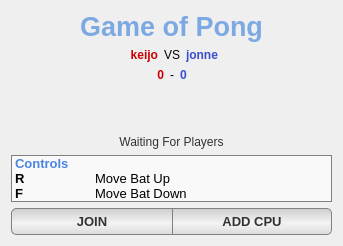
<?xml version="1.0" encoding="UTF-8"?>
<ui version="4.0">
 <class>PongGameLobby</class>
 <widget class="QWidget" name="PongGameLobby">
  <property name="geometry">
   <rect>
    <x>0</x>
    <y>0</y>
    <width>343</width>
    <height>246</height>
   </rect>
  </property>
  <property name="windowTitle">
   <string>Pong Multiplayer</string>
  </property>
  <property name="styleSheet">
   <string>QLabel#label_status {
	font: 12pt &quot;Calibri&quot;;
	color: rgb(50, 50, 50);
}

QLabel#p1_name, #p1_score {
	font: 16pt &quot;MS Shell Dlg 2&quot;;
	color: rgb(203, 0, 3);
	font-weight: bold;
}

QLabel#p2_name, #p2_score {
	font: 16pt &quot;MS Shell Dlg 2&quot;;
	color: rgb(59, 78, 206);
	font-weight: bold;
}

QLabel#label_vs {
	font: 12pt &quot;MS Shell Dlg 2&quot;;
}

QPushButton#button_join, #button_add_cpu {
	font-family: &quot;Calibri&quot;;
	font-size: 10pt;
	font-weight: bold;
	border: 1px solid grey;
	border-radius: 5px;
	min-height: 25;
	color: rgb(50, 50, 50);
	background-color: qlineargradient(spread:pad, x1:0, y1:0, x2:0, y2:1, stop:0.0113636 rgba(205, 205, 205, 255), stop:0.556818 rgba(243, 243, 243, 255), stop:1 rgba(218, 218, 218, 255));
}

QPushButton::hover#button_join, ::hover#button_add_cpu {
	background-color: qlineargradient(spread:pad, x1:0, y1:0, x2:1, y2:1, stop:0.0113636 rgba(205, 205, 205, 255), stop:0.556818 rgba(243, 243, 243, 255), stop:1 rgba(218, 218, 218, 255));
}

QPushButton::pressed#button_join, ::pressed#button_add_cpu {
	border: 2px solid grey;
	color: black;
}

QPushButton::disabled#button_join, ::disabled#button_add_cpu {
	color: rgb(132, 132, 132);
	background-color: qlineargradient(spread:pad, x1:0, y1:1, x2:1, y2:1, stop:0.00568182 rgba(198, 198, 198, 255), stop:1 rgba(169, 169, 169, 255));
}

QPushButton#button_join {
	border-top-right-radius: 0px;
	border-bottom-right-radius: 0px;
	border-right: 0px;
}

QPushButton#button_add_cpu {
	border-top-left-radius: 0px;
	border-bottom-left-radius: 0px;
}</string>
  </property>
  <layout class="QVBoxLayout" name="verticalLayout">
   <item>
    <widget class="QLabel" name="label_title">
     <property name="text">
      <string>&lt;!DOCTYPE HTML PUBLIC &quot;-//W3C//DTD HTML 4.0//EN&quot; &quot;http://www.w3.org/TR/REC-html40/strict.dtd&quot;&gt;
&lt;html&gt;&lt;head&gt;&lt;meta name=&quot;qrichtext&quot; content=&quot;1&quot; /&gt;&lt;style type=&quot;text/css&quot;&gt;
p, li { white-space: pre-wrap; }
&lt;/style&gt;&lt;/head&gt;&lt;body style=&quot; font-family:'MS Shell Dlg 2'; font-size:8.25pt; font-weight:400; font-style:normal;&quot;&gt;
&lt;p align=&quot;center&quot; style=&quot; margin-top:0px; margin-bottom:0px; margin-left:0px; margin-right:0px; -qt-block-indent:0; text-indent:0px;&quot;&gt;&lt;span style=&quot; font-size:20pt; font-weight:600; color:#7da9e3;&quot;&gt;Game of Pong&lt;/span&gt;&lt;/p&gt;&lt;/body&gt;&lt;/html&gt;</string>
     </property>
    </widget>
   </item>
   <item>
    <layout class="QHBoxLayout" name="layout_players">
     <item>
      <widget class="QLabel" name="p1_name">
       <property name="text">
        <string>keijo</string>
       </property>
       <property name="alignment">
        <set>Qt::AlignRight|Qt::AlignTrailing|Qt::AlignVCenter</set>
       </property>
      </widget>
     </item>
     <item>
      <widget class="QLabel" name="label_vs">
       <property name="sizePolicy">
        <sizepolicy hsizetype="Fixed" vsizetype="Fixed">
         <horstretch>0</horstretch>
         <verstretch>0</verstretch>
        </sizepolicy>
       </property>
       <property name="text">
        <string>VS</string>
       </property>
      </widget>
     </item>
     <item>
      <widget class="QLabel" name="p2_name">
       <property name="text">
        <string>jonne</string>
       </property>
      </widget>
     </item>
    </layout>
   </item>
   <item>
    <layout class="QHBoxLayout" name="layout_score">
     <item>
      <widget class="QLabel" name="p1_score">
       <property name="text">
        <string>0</string>
       </property>
       <property name="alignment">
        <set>Qt::AlignRight|Qt::AlignTrailing|Qt::AlignVCenter</set>
       </property>
      </widget>
     </item>
     <item>
      <widget class="QLabel" name="label_score">
       <property name="sizePolicy">
        <sizepolicy hsizetype="Fixed" vsizetype="Fixed">
         <horstretch>0</horstretch>
         <verstretch>0</verstretch>
        </sizepolicy>
       </property>
       <property name="text">
        <string>-</string>
       </property>
      </widget>
     </item>
     <item>
      <widget class="QLabel" name="p2_score">
       <property name="text">
        <string>0</string>
       </property>
      </widget>
     </item>
    </layout>
   </item>
   <item>
    <spacer name="verticalSpacer">
     <property name="orientation">
      <enum>Qt::Vertical</enum>
     </property>
     <property name="sizeHint" stdset="0">
      <size>
       <width>20</width>
       <height>40</height>
      </size>
     </property>
    </spacer>
   </item>
   <item>
    <widget class="QLabel" name="label_status">
     <property name="text">
      <string>Waiting For Players</string>
     </property>
     <property name="alignment">
      <set>Qt::AlignCenter</set>
     </property>
    </widget>
   </item>
   <item>
    <widget class="QLabel" name="label_controls">
     <property name="sizePolicy">
      <sizepolicy hsizetype="Preferred" vsizetype="Preferred">
       <horstretch>0</horstretch>
       <verstretch>0</verstretch>
      </sizepolicy>
     </property>
     <property name="styleSheet">
      <string>background-color:  rgb(249, 249, 249);
border: 1px solid grey;</string>
     </property>
     <property name="text">
      <string>&lt;!DOCTYPE HTML PUBLIC &quot;-//W3C//DTD HTML 4.0//EN&quot; &quot;http://www.w3.org/TR/REC-html40/strict.dtd&quot;&gt;
&lt;html&gt;&lt;head&gt;&lt;meta name=&quot;qrichtext&quot; content=&quot;1&quot; /&gt;&lt;style type=&quot;text/css&quot;&gt;
p, li { white-space: pre-wrap; }
&lt;/style&gt;&lt;/head&gt;&lt;body style=&quot; font-family:'MS Shell Dlg 2'; font-size:8.25pt; font-weight:400; font-style:normal;&quot;&gt;
&lt;p style=&quot; margin-top:0px; margin-bottom:0px; margin-left:0px; margin-right:0px; -qt-block-indent:0; text-indent:0px;&quot;&gt;&lt;span style=&quot; font-size:10pt; font-weight:600; color:#4a85e2;&quot;&gt;Controls	&lt;/span&gt;&lt;/p&gt;
&lt;p style=&quot; margin-top:0px; margin-bottom:0px; margin-left:0px; margin-right:0px; -qt-block-indent:0; text-indent:0px;&quot;&gt;&lt;span style=&quot; font-size:10pt; font-weight:600;&quot;&gt;R	&lt;/span&gt;&lt;span style=&quot; font-size:10pt;&quot;&gt;Move Bat Up &lt;/span&gt;&lt;/p&gt;
&lt;p style=&quot; margin-top:0px; margin-bottom:0px; margin-left:0px; margin-right:0px; -qt-block-indent:0; text-indent:0px;&quot;&gt;&lt;span style=&quot; font-size:10pt; font-weight:600;&quot;&gt;F	&lt;/span&gt;&lt;span style=&quot; font-size:10pt;&quot;&gt;Move Bat Down&lt;/span&gt;&lt;/p&gt;&lt;/body&gt;&lt;/html&gt;</string>
     </property>
    </widget>
   </item>
   <item>
    <layout class="QHBoxLayout" name="horizontalLayout">
     <property name="spacing">
      <number>0</number>
     </property>
     <item>
      <widget class="QPushButton" name="button_join">
       <property name="text">
        <string>JOIN</string>
       </property>
      </widget>
     </item>
     <item>
      <widget class="QPushButton" name="button_add_cpu">
       <property name="text">
        <string>ADD CPU</string>
       </property>
      </widget>
     </item>
    </layout>
   </item>
  </layout>
 </widget>
 <resources/>
 <connections/>
</ui>
